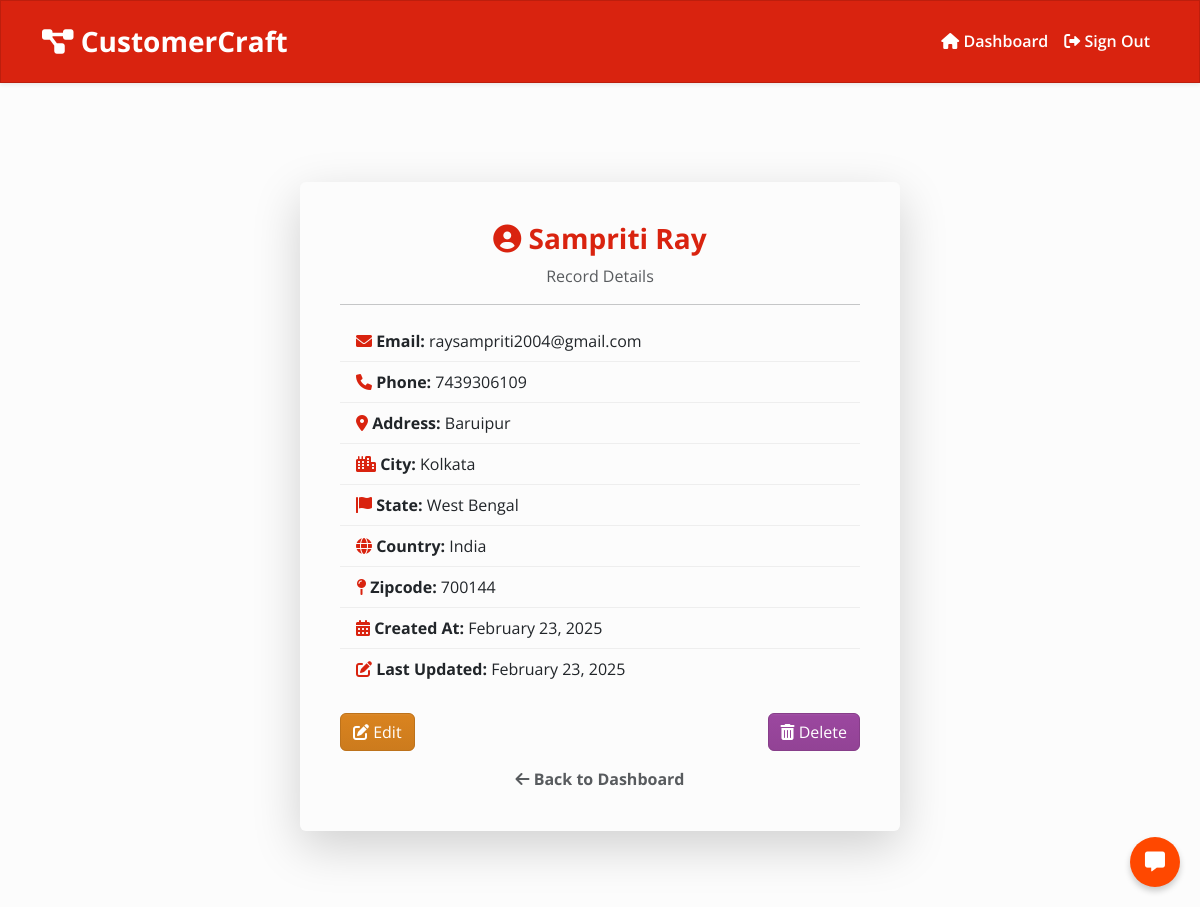
/view_record/5/ (signed in), run on the app's committed database.
### webapp/models.py (models this page shows, shortened)
class Record(models.Model):
    first_name = models.CharField(max_length=100)
    last_name = models.CharField(max_length=100)
    email = models.EmailField()
    phone = models.CharField(max_length=20)
    address = models.TextField()
    city = models.CharField(max_length=100)
    state = models.CharField(max_length=100)
    country = models.CharField(max_length=100)
    zipcode = models.CharField(max_length=10)
    created_at = models.DateTimeField(auto_now_add=True)
    updated_at = models.DateTimeField(auto_now=True)

### webapp/views.py (the view)
# urls.py: path('view_record/<int:pk>/', views.view_record, name="view_record"),
@login_required(login_url='userlogin')
def view_record(request, pk):
    record = Record.objects.get(id=pk)
    context = {'record': record}
    return render(request, 'webapp/view-record.html', context=context)

### webapp/templates/webapp/view-record.html
{% extends 'webapp/base.html' %}
{% load static %}
{% block content %}
<div class="container d-flex justify-content-center align-items-center min-vh-100">
    <div class="card shadow-lg border-0 p-4" style="max-width: 600px; width: 100%;">
        <div class="card-body">
            <h3 class="text-center text-primary fw-bold">
                <i class="fas fa-user-circle"></i> {{ record.first_name}} {{ record.last_name }}
            </h3>
            <p class="text-center text-muted">Record Details</p>
            <hr>
            <ul class="list-group list-group-flush">
                <li class="list-group-item">
                    <i class="fas fa-envelope text-primary"></i> <strong>Email:</strong> {{ record.email }}
                </li>
                <li class="list-group-item">
                    <i class="fas fa-phone text-primary"></i> <strong>Phone:</strong> {{ record.phone }}
                </li>
                <li class="list-group-item">
                    <i class="fas fa-map-marker-alt text-primary"></i> <strong>Address:</strong> {{ record.address }}
                </li>
                <li class="list-group-item">
                    <i class="fas fa-city text-primary"></i> <strong>City:</strong> {{ record.city }}
                </li>
                <li class="list-group-item">
                    <i class="fas fa-flag text-primary"></i> <strong>State:</strong> {{ record.state }}
                </li>
                <li class="list-group-item">
                    <i class="fas fa-globe text-primary"></i> <strong>Country:</strong> {{ record.country }}
                </li>
                <li class="list-group-item">
                    <i class="fas fa-map-pin text-primary"></i> <strong>Zipcode:</strong> {{ record.zipcode }}
                </li>
                <li class="list-group-item">
                    <i class="fas fa-calendar-alt text-primary"></i> <strong>Created At:</strong> {{ record.created_at|date:"F d, Y" }}
                </li>
                <li class="list-group-item">
                    <i class="fas fa-edit text-primary"></i> <strong>Last Updated:</strong> {{ record.updated_at|date:"F d, Y" }}
                </li>
            </ul>
            <div class="d-flex justify-content-between mt-4">
                <a href="{% url 'update_record' record.id %}" class="btn btn-warning">
                    <i class="fas fa-edit"></i> Edit
                </a>
                <a href="{% url 'delete_record' record.id %}" class="btn btn-danger"
                    onclick="return confirm('Are you sure you want to delete this record?');">
                    <i class="fas fa-trash-alt"></i> Delete
                </a>
            </div>
            <div class="mt-3 text-center">
                <a href="{% url 'dashboard' %}" class="text-decoration-none fw-bold text-muted">
                    <i class="fas fa-arrow-left"></i> Back to Dashboard
                </a>
            </div>
        </div>
    </div>
</div>
{% endblock %}

### data on the page
Record: first_name "Sampriti", last_name "Ray", email "raysampriti2004@gmail.com", phone "7439306109", address "Baruipur", city "Kolkata", state "West Bengal", country "India", zipcode "700144", created_at "February 23, 2025", updated_at "February 23, 2025"
